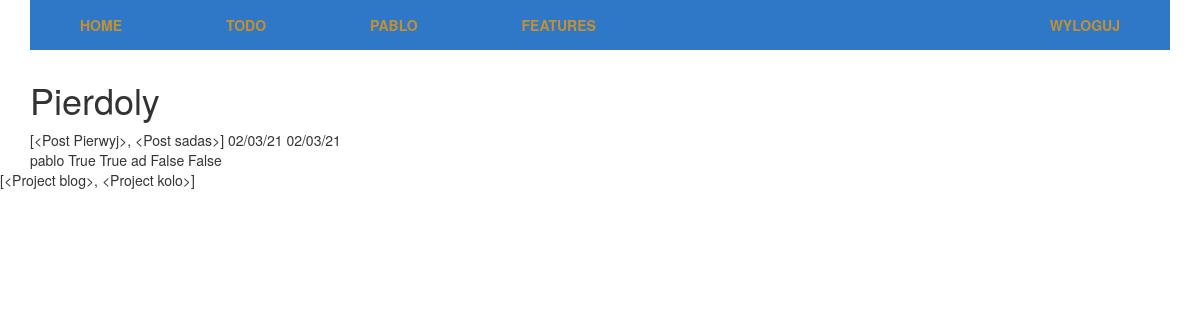
Before: /features (signed in) with the older database file.
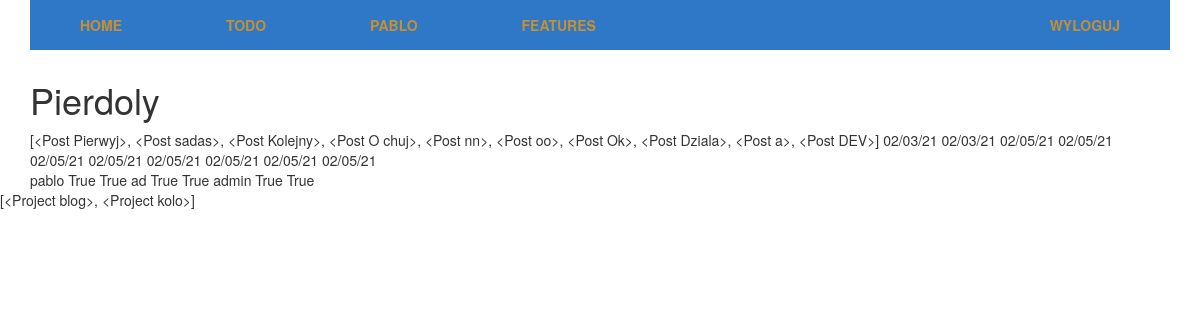
After: the same page with the newer database file.
### app/models.py (models this page shows, shortened)
class User(UserMixin, db.Model):
    id = db.Column(db.Integer, primary_key=True)
    username = db.Column(db.String(30))
    password = db.Column(db.String(100))
    email = db.Column(db.String(100))
    posts = db.relationship('Post', backref='author', lazy='dynamic')
    superuser = db.Column(db.Boolean, default=False)
    active = db.Column(db.Boolean, default = False)
    project = db.relationship('Project', secondary=users_projects, backref='projects')
    tasks = db.relationship('Task', backref='author')
    @property
    def is_active(self):
        return self.active

class Post(db.Model):
    id = db.Column(db.Integer, primary_key=True)
    title = db.Column(db.String(50))
    content = db.Column(db.Text)
    time = db.Column(db.DateTime, default=datetime.utcnow)
    owner = db.Column(db.Integer, db.ForeignKey('user.id'))
    visible = db.Column(db.Boolean, default=True)
    category = db.Column(db.Integer, db.ForeignKey('post_category.id'))
    comments = db.relationship('Comment', backref='pos')
    def __repr__(self):
        return f'<Post {self.title}>'

class Project(db.Model):
    id = db.Column(db.Integer, primary_key=True)
    name = db.Column(db.String(30))
    description = db.Column(db.Text)
    tasks = db.relationship('Task', backref='project', lazy='dynamic')
    users = db.relationship('User', secondary=users_projects, backref='member')
    def __repr__(self):
        return f'<Project {self.name}>'

### app/routes.py (the view)
@app.route('/features', methods=['GET', 'POST'])
@login_required
def features():
    posts = Post.query.all()
    users = User.query.all()
    return render_template('features.html', posts=posts, users=users)

### app/models.py (called while the page is built)
@login.user_loader
def get_user(id):
    return User.query.get(id)

### app/templates/features.html
{% extends 'base.html' %}
{% block content %}
<div class="container">
    <h1>Pierdoly</h1>
    {{ posts }}
    {% for post in posts %}
        {{ post.time.strftime('%D') }}
    {% endfor %}
    <div class="users">
        {% for user in users %}
        {{ user.username }}
        {{ user.is_authenticated }}
        {{ user.is_active }}
        {% endfor %}
    </div>
</div>
{{ current_user.project}}
{% endblock content %}

### app/templates/base.html (shortened to what this page needs)
{% extends 'bootstrap/base.html' %}
{% block styles %}
{{ super() }}
<link rel="stylesheet" href="{{ url_for('static', filename='styles/style.css') }}">
{% endblock %}
{% block navbar %}
<div class="container">
  <nav>
    <ul class="navigation_bar">
      <li class="navigation_bar__item">
        <a class="navigation_bar__link" aria-current="page" href="{{ url_for('index') }}">Home</a>
      </li>
      {% if not current_user.is_authenticated %}
      <li class="navigation_bar__item">
        <a class="navigation_bar__link" href="{{ url_for('login') }}">Login</a>
      </li>
      <li class="navigation_bar__item">
        <a class="navigation_bar__link" href="{{ url_for('register') }}">Register</a>
      </li>
      {% else %}
      {% if current_user.is_active %}
      <li class="navigation_bar__item nav-drop-project">
        <a class="navigation_bar__link" href="{{ url_for('kanban.index') }}">Todo</a>
      </li>
      {% endif %}
      <li class="navigation_bar__item">
        <a href="{{ url_for('user_page', user=current_user.username) }}" class="navigation_bar__link">{{ current_user.username }}</a>
      </li>
      {% if current_user.superuser %}
      <li class="navigation_bar__item">
        <a class="navigation_bar__link" href="{{ url_for('features') }}">Features</a>
      </li>
      {% endif %}
      <li class="navigation_bar__item navigation_bar__item--logout">
        <a href="{{ url_for('logout') }}" class="navigation_bar__link">Wyloguj</a>
      </li>
      {% endif %}
    </ul>
  </nav>
</div>
{% endblock %}

### app/static/styles/style.css (style rules this page uses)
nav .navigation_bar { display: block; background-color: #2e78c7; padding: 0; position: relative; }
nav .navigation_bar__item { display: inline-block; cursor: pointer; }
nav .navigation_bar__item--logout { position: absolute; right: 0; }
nav .navigation_bar__link { padding: 15px 50px; display: block; width: 100%; height: 100%; color: #c7902e; text-decoration: none; cursor: pointer; text-transform: uppercase; font-weight: bolder; }
nav .nav-drop-project { position: relative; }
nav .nav-drop-project::after { content: ""; background-image: url(../../static/images/drop_arrow.png); background-size: 10px 10px; width: 5px; height: 5px; }
* { box-sizing: border-box; }

Changed rows visible on the page:
computed for Post: title.title "[<Post Pierwyj>, <Post sadas>]" → "[<Post Pierwyj>, <Post sadas>, <Post Kolejny>, <Post O chuj>, <Post nn>, <Post oo>, <Post Ok>, <Post Dziala>, <Post a>, <Post DEV>]"
added Post: time "02/05/21"
added Post: time "02/05/21"
added Post: time "02/05/21"
added Post: time "02/05/21"
added Post: time "02/05/21"
added Post: time "02/05/21"
added Post: time "02/05/21"
added Post: time "02/05/21"
changed User "ad": is_authenticated "False" → "True"; is_active "False" → "True"
added User: username "admin", is_authenticated "True", is_active "True"
